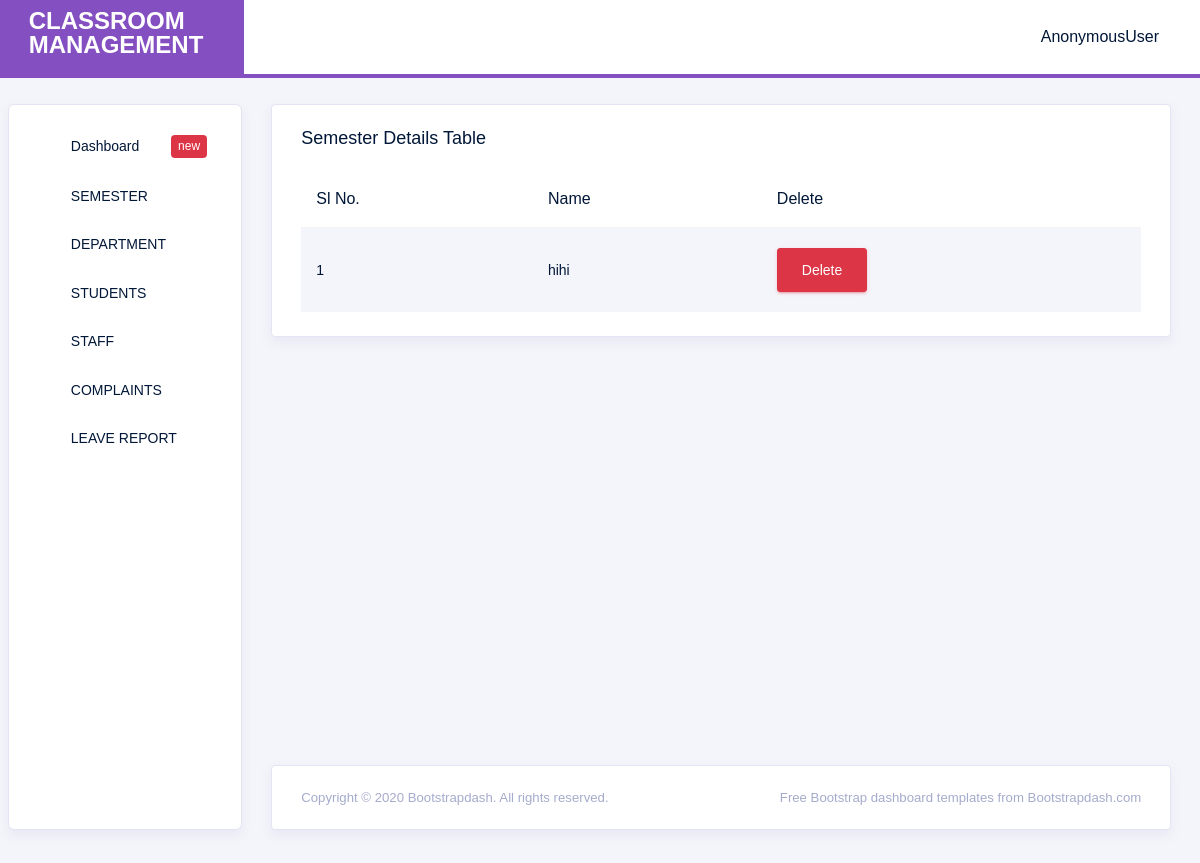
Page /standard_view/ on the earlier database version.
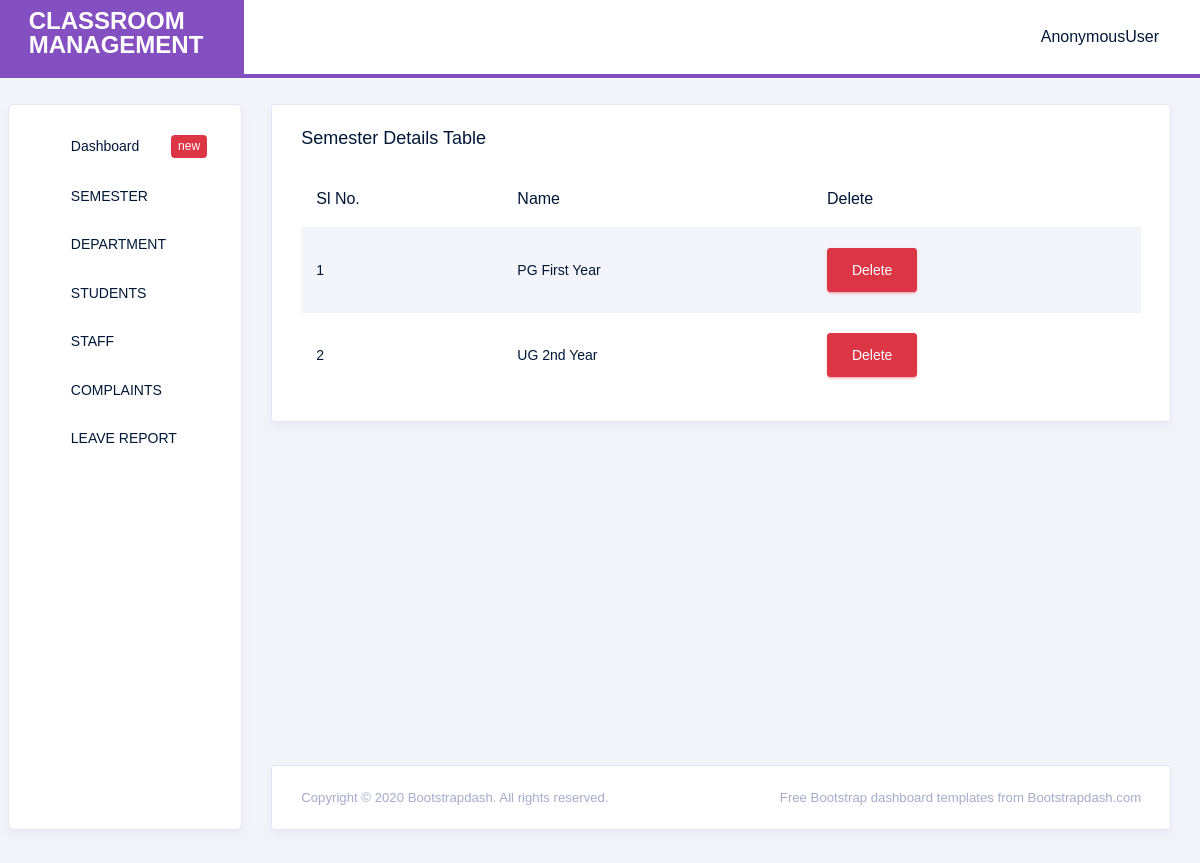
Same page on the later database version.
### classroom_manager_app/models.py (models this page shows, shortened)
class Standard(models.Model):
    name = models.CharField(max_length=100)

### classroom_manager_app/views.py (the view)
# urls.py: path('standard_view/', views.standard_view, name='standard_view'),
def standard_view(request):
    standard = Standard.objects.all()
    return render(request, 'standard_view.html', {'standard': standard})

### templates/standard_view.html (shortened to what this page needs)
{% extends 'admin_home.html' %}
{% load crispy_forms_tags %}
{% block content %}
<div class="col-lg-12 grid-margin stretch-card">
              <div class="card">
                <div class="card-body">
                  <h4 class="card-title">Semester Details Table</h4>
                  <div class="table-responsive">
                    <table class="table table-striped">
                      <thead>
                        <tr>
                          <th>
                            Sl No.
                          </th>
                          <th>
                             Name
                          </th>
                          <th>
                            Delete
                          </th>
                        </tr>
                      </thead>
                      <tbody>
                      {% for i in standard %}
                        <tr>
                          <td>{{forloop.counter}}</td>
                          <td>{{i.name}}</td>
                          <td><form method="post" action="{% url 'standard_delete' i.id %}" onsubmit="sub1()">
                            <button type="submit" class="btn btn-danger">
                          Delete
                          </button></form></td>
                          </tr>
                          {% endfor %}
                      </body>
{% endblock %}

Differences in the rows shown:
removed Standard: name "hihi"
added Standard: name "PG First Year"
added Standard: name "UG 2nd Year"
